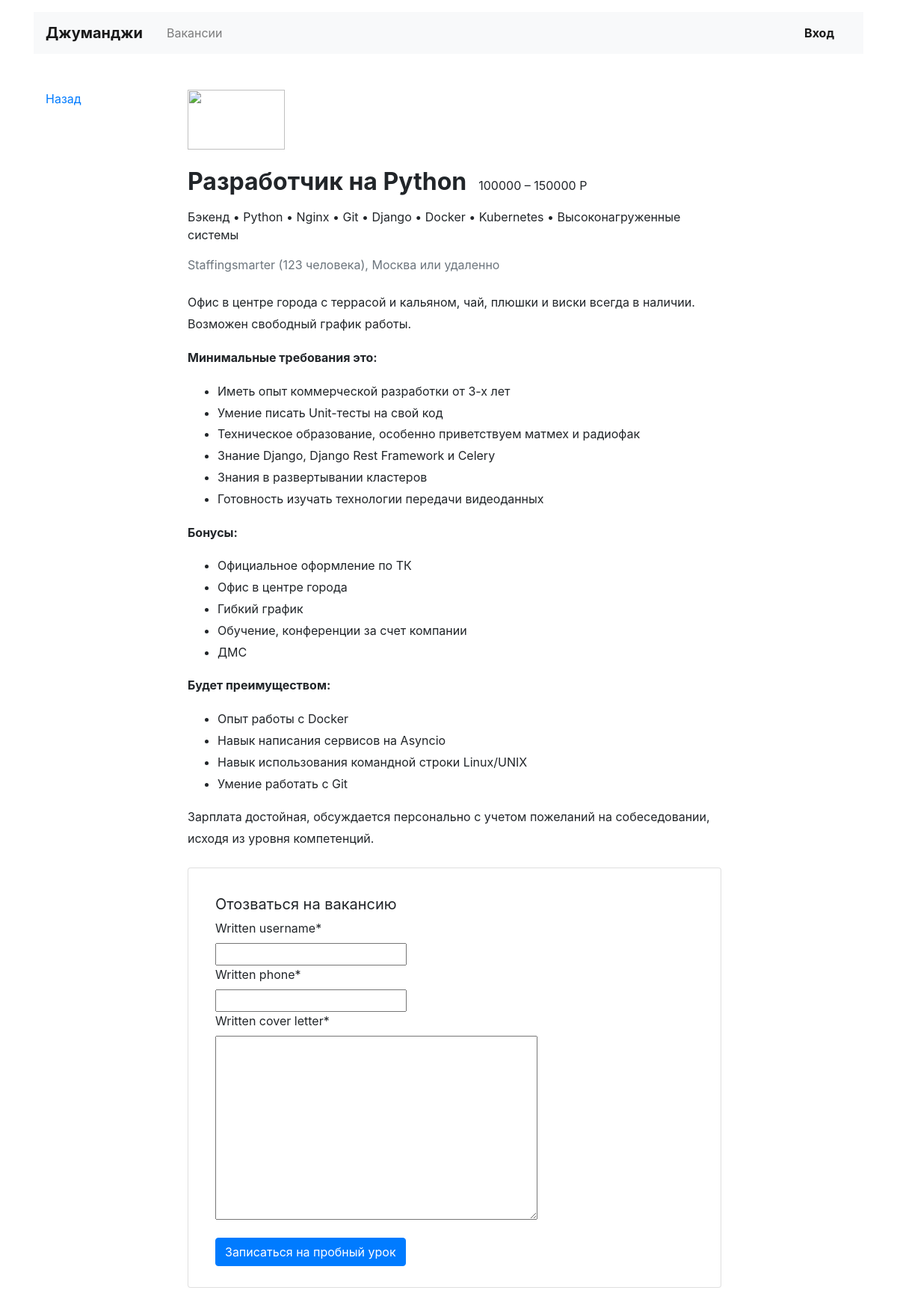
Screenshot of /vacancies/1 with the database file from the repository.
### vacancies/models.py (models this page shows, shortened)
class Vacancy(models.Model):
    title = models.CharField(max_length=200)
    specialty = models.ForeignKey(Specialty, on_delete=models.CASCADE, related_name="vacancies")
    company = models.ForeignKey(Company, on_delete=models.CASCADE, related_name="vacancies")
    skills = models.CharField(max_length=200)
    description = models.TextField()
    salary_min = models.IntegerField()
    salary_max = models.IntegerField()
    published_at = models.DateField()

class Specialty(models.Model):
    code = models.CharField(max_length=200)
    title = models.CharField(max_length=200)
    picture = models.URLField(default='https://place-hold.it/100x60')

class Company(models.Model):
    name = models.CharField(max_length=200)
    location = models.CharField(max_length=200)
    logo = models.URLField(default='https://place-hold.it/100x60')
    description = models.CharField(max_length=200)
    employee_count = models.IntegerField()
    owner = models.OneToOneField(get_user_model(), null=True, on_delete=models.CASCADE,
                                 related_name="company")

### vacancies/views.py (the view)
# urls.py: path('vacancies/<int:vacancy_id>', VacancyView.as_view(), name="vacancy"),
class VacancyView(View):
    def get(self, request, vacancy_id):
        form = ApplicationForm()
        try:
            vacancy = Company.objects.get(id=vacancy_id)
        except KeyError:
            raise Http404
        return render(request, 'pages/vacancy.html', context={
                'vacancy': Vacancy.objects.get(id=vacancy.id),
                'form': form,
            },
        )

### vacancies/forms.py
class ApplicationForm(forms.ModelForm):
    class Meta:
        model = Application
        fields = ('written_username', 'written_phone', 'written_cover_letter')
    def __init__(self, *args, **kwargs):
        super().__init__(*args, **kwargs)
        self.helper = FormHelper()
        self.helper.form_method = 'post'
        self.helper.form_class = 'form-group'
        self.helper.label_class = 'form-group'
        self.helper.field_class = 'form-group'

### vacancies/templatetags/ru_pluralize.py (called while the page is built)
@register.filter()
def ru_pluralize(number: Union[int, str], arg: str = 'дурак,дурака,дураков'):
    nominative_singular, genitive_singular, genitive_plural = arg.split(',')
    number = abs(int(number))
    if 10 <= number % 100 <= 20:
        return f'{number} {genitive_plural}'
    if number % 10 == 1:
        return f'{number} {nominative_singular}'
    if 2 <= number % 10 <= 4:
        return f'{number} {genitive_singular}'
    return f'{number} {genitive_plural}'

### vacancies/templatetags/to_and.py (called while the page is built)
@register.filter()
def to_and(value):
    return value.replace(",", " •")

### vacancies/templates/pages/vacancy.html (shortened to what this page needs)
<link rel="stylesheet" href="https://maxcdn.bootstrapcdn.com/bootstrap/4.0.0/css/bootstrap.min.css">
{% extends 'pages/base.html' %}
{% load to_and %}
{% load crispy_forms_tags %}
{% load ru_pluralize %}
{% block container %}
  <main class="container mt-3 pb-5">
    <div class="row mt-5">
      <div class="col-12 col-lg-2">
        <div class="pl-3 mb-5">
          <p><a href="#">Назад</a></p>
        </div>
      </div>
      <div class="col-12 col-lg-8">
        <section class="pl-3">
          <a href="#"><img src="https://place-hold.it/130x80" width="130" height="80" alt=""></a>
          <div class="d-flex align-items-baseline align-content-baseline">
            <h1 class="h2 mt-4 font-weight-bold" >{{ vacancy.title }}</h1>
            <p class="m-0 pl-3">{{ vacancy.salary_min }} – {{ vacancy.salary_max }} Р</p>
          </div>
          <p class="mt-2">{{ vacancy.specialty.title }} • {{ vacancy.skills|to_and }}</p>
          <p class="text-muted mb-4">{{ vacancy.company.name|title }} ({{ vacancy.company.employee_count|ru_pluralize:'человек,человека,человек'}}), {{ vacancy.company.location }} или удаленно</p>
          <div style="line-height: 1.8;">
            {{ vacancy.description|safe }}
          </div>
          <form class="card mt-4 mb-3" enctype="multipart/form-data" method="post">
            <div class="card-body mx-3">
              <p class="h5 mt-3 font-weight-normal">Отозваться на вакансию</p>
                {{ form|crispy }}
                <input type="submit" class="btn btn-primary mt-4 mb-2" value="Записаться на пробный урок">
            </div>
          </form>
        </section>
      </div>
    </div>
  </main>
{% endblock %}

### rows the page displays
Vacancy: title "Разработчик на Python", salary_min "100000", salary_max "150000", specialty "Бэкенд", skills|to_and "Python • Nginx • Git • Django • Docker • Kubernetes • Высоконагруженные системы", company.name "Staffingsmarter", company.employee_count|ru_pluralize "123 человека", company.location "Москва", description "Офис в центре города с террасой и кальяном, чай, плюшки и виски всегда в наличии. Возможен свободный график работы. Минимальные требования это: Иметь опыт коммерческой разработки от 3-х лет Умение писать Unit-тесты на свой код Техническое образование, особенно приветствуем матмех и радиофак Знание Django, Django Rest Framework и Celery Знания в развертывании кластеров Готовность изучать технологии передачи видеоданных Бонусы: Официальное оформление по ТК Офис в центре города Гибкий график Обучение, конференции за счет компании ДМС Будет преимуществом: Опыт работы с Docker Навык написания сервисов на Asyncio Навык использования командной строки Linux/UNIX Умение работать с Git Зарплата…"
